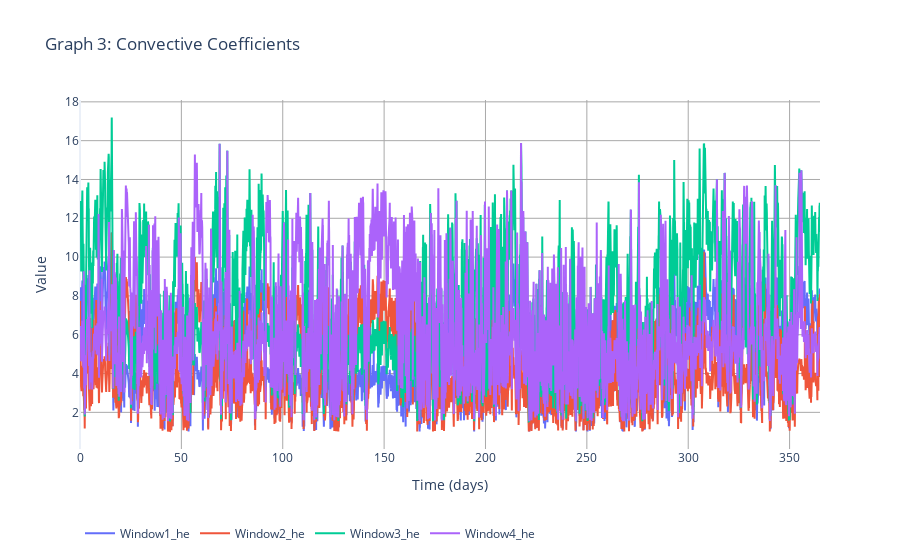

Here is the notebook cell this chart was saved with:
### Code cell
# Plot: convective coefficients
sim2Factory.plot_multi_curves(
    time=data2["time"],
    data_type="raw",
    data_dict={
        "Window1_he": data2["Window1_he"],
        "Window2_he": data2["Window2_he"],
        "Window3_he": data2["Window3_he"],
        "Window4_he": data2["Window4_he"],
    },
    title="Graph 3: Convective Coefficients",
);

### Figure 1 — Plotly figure (JSON) as saved in the notebook; plotly's stock layout.template omitted (floating-point values rounded to 4 significant figures; data arrays with more than 128 entries replaced by an {"elided": "..."} marker saying what was removed)
{"data": [{"mode": "lines", "name": "Window1_he", "type": "scatter", "x": {"elided": "8761 float values"}, "y": {"elided": "8761 float values"}}, {"mode": "lines", "name": "Window2_he", "type": "scatter", "x": {"elided": "8761 float values"}, "y": {"elided": "8761 float values"}}, {"mode": "lines", "name": "Window3_he", "type": "scatter", "x": {"elided": "8761 float values"}, "y": {"elided": "8761 float values"}}, {"mode": "lines", "name": "Window4_he", "type": "scatter", "x": {"elided": "8761 float values"}, "y": {"elided": "8761 float values"}}], "layout": {"hovermode": "x unified", "legend": {"orientation": "h", "x": 0, "y": -0.2}, "plot_bgcolor": "white", "title": {"text": "Graph 3: Convective Coefficients"}, "xaxis": {"gridcolor": "#A9A9A9", "gridwidth": 1, "showgrid": true, "title": {"text": "Time (days)"}}, "yaxis": {"gridcolor": "#A9A9A9", "gridwidth": 1, "showgrid": true, "title": {"text": "Value"}, "zeroline": true, "zerolinecolor": "#7E7E7E", "zerolinewidth": 1}}}
